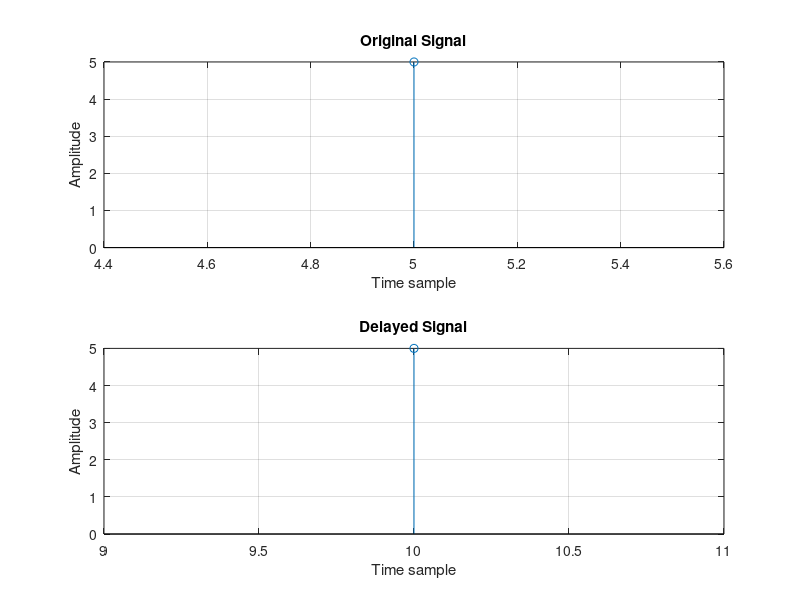

MATLAB code to generate this figure:
clc;
clear all;
close all;
n1=input('Enter the required amount of shift');
n=input('Enter time indices:');
x=input('Enter the signal sequence');
subplot(2,1,1);
stem(n,x);
axis=[-6 6 -6 6];
xlabel('Time sample');
ylabel('Amplitude');
title('Original Signal');
grid on;
m=n+n1;
subplot(2,1,2);
stem(m,x);
axis=[-6 6 -6 6];
xlabel('Time sample');
ylabel('Amplitude');
title('Delayed Signal')
grid on;
%lab 08:Delaying a discrete signal